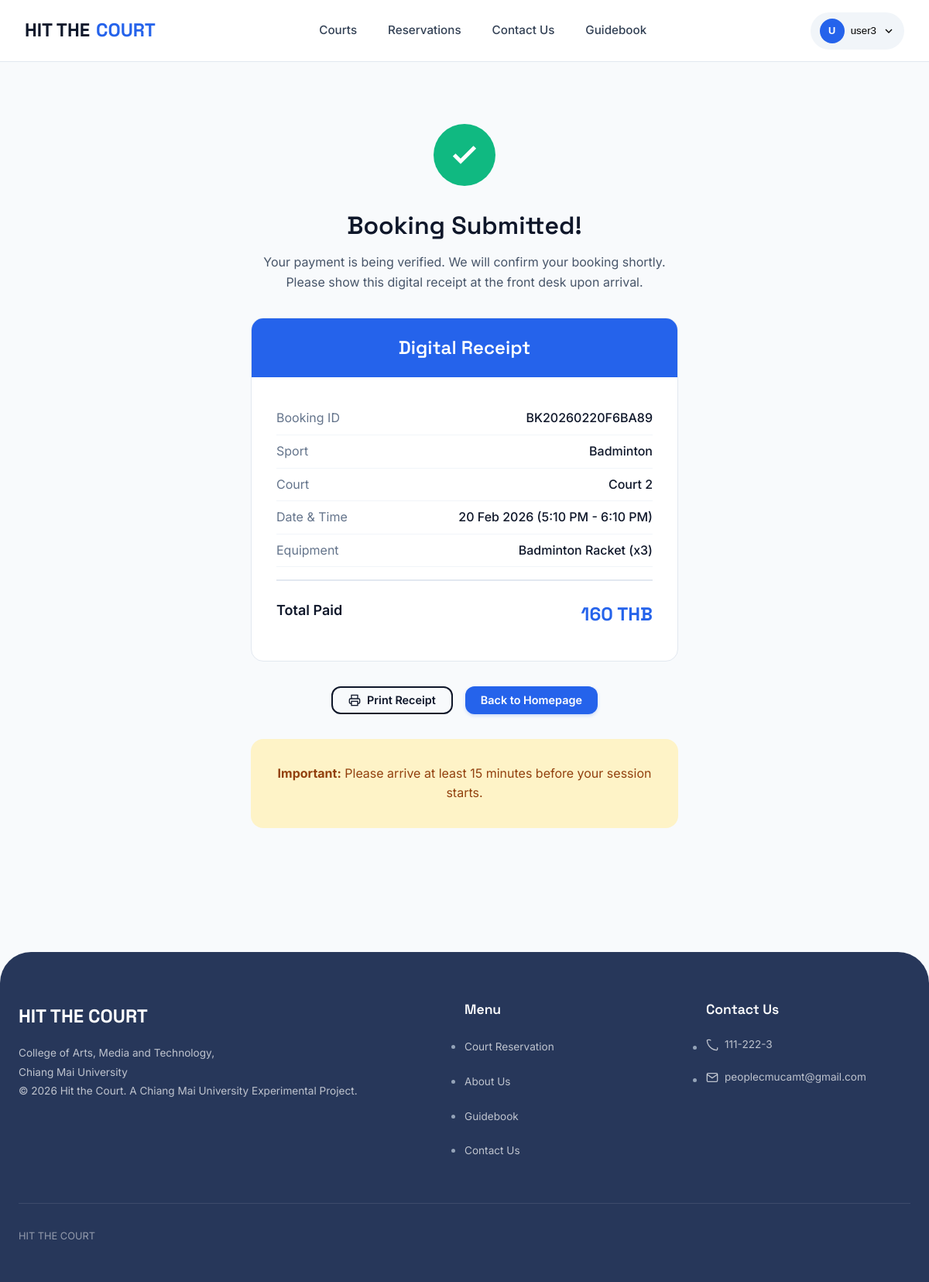
The app's page /pages/payment_success.php?booking=BK20260220F6BA89 (signed in) with its own data.
### tables this page shows
CREATE TABLE `bookings` (
  `booking_id` int(11) NOT NULL,
  `booking_code` varchar(20) NOT NULL,
  `user_id` int(11) NOT NULL,
  `court_id` int(11) NOT NULL,
  `slot_id` int(11) NOT NULL,
  `booking_date` date NOT NULL,
  `duration_minutes` int(11) NOT NULL,
  `court_price` decimal(10,2) NOT NULL,
  `equipment_total` decimal(10,2) DEFAULT 0.00,
  `discount_amount` decimal(10,2) DEFAULT 0.00,
  `total_price` decimal(10,2) NOT NULL,
  `payment_status` enum('pending','paid','failed','refunded') DEFAULT 'pending',
  `expires_at` datetime DEFAULT NULL,
  `booking_status` enum('active','cancelled','completed') DEFAULT 'active',
  `notes` text DEFAULT NULL,
  `created_at` timestamp NOT NULL DEFAULT current_timestamp(),
  `updated_at` timestamp NOT NULL DEFAULT current_timestamp() ON UPDATE current_timestamp()
);

CREATE TABLE `sports` (
  `sport_id` int(11) NOT NULL,
  `sport_name` varchar(50) NOT NULL,
  `slug` varchar(50) NOT NULL,
  `description` text DEFAULT NULL,
  `duration_minutes` int(11) NOT NULL,
  `price` int(11) NOT NULL,
  `max_courts` int(11) DEFAULT 1,
  `image` varchar(255) DEFAULT NULL,
  `status` enum('active','inactive') DEFAULT 'active',
  `created_at` timestamp NOT NULL DEFAULT current_timestamp(),
  `price_per_round` decimal(10,2) DEFAULT 0.00,
  `total_courts` int(11) DEFAULT 1
);

CREATE TABLE `courts` (
  `court_id` int(11) NOT NULL,
  `sport_id` int(11) NOT NULL,
  `court_number` int(11) NOT NULL,
  `court_name` varchar(50) DEFAULT NULL,
  `status` enum('available','maintenance','reserved') DEFAULT 'available',
  `created_at` timestamp NOT NULL DEFAULT current_timestamp()
);

CREATE TABLE `time_slots` (
  `slot_id` int(11) NOT NULL,
  `sport_id` int(11) NOT NULL,
  `start_time` time NOT NULL,
  `end_time` time NOT NULL,
  `status` enum('active','inactive') DEFAULT 'active'
);

CREATE TABLE `booking_equipment` (
  `id` int(11) NOT NULL,
  `booking_id` int(11) NOT NULL,
  `eq_id` int(11) NOT NULL,
  `quantity` int(11) NOT NULL DEFAULT 1,
  `unit_price` decimal(10,2) NOT NULL,
  `subtotal` decimal(10,2) NOT NULL
);

CREATE TABLE `equipment` (
  `eq_id` int(11) NOT NULL,
  `sport_id` int(11) NOT NULL,
  `eq_name` varchar(100) NOT NULL,
  `price` int(11) NOT NULL,
  `stock` int(11) NOT NULL DEFAULT 0,
  `fine_amount` int(11) DEFAULT 50,
  `max_per_court` int(11) DEFAULT 10,
  `status` enum('available','unavailable') DEFAULT 'available',
  `created_at` timestamp NOT NULL DEFAULT current_timestamp()
);

### config.php (called while the page is built, shortened)
<?php
function isLoggedIn() {
    return isset($_SESSION['user_id']);
}
?>

### pages/payment_success.php (the view, shortened to what this page needs)
<?php
require_once '../config.php';
 $bookingCode = sanitize($_GET['booking'] ?? '');
 $stmt = $pdo->prepare("
    SELECT b.*, s.sport_name, c.court_number, ts.start_time, ts.end_time
    FROM bookings b
    JOIN sports s ON b.court_id IN (SELECT court_id FROM courts WHERE sport_id = s.sport_id)
    JOIN courts c ON b.court_id = c.court_id
    JOIN time_slots ts ON b.slot_id = ts.slot_id
    WHERE b.booking_code = ? AND b.user_id = ?
");
 $stmt->execute([$bookingCode, $_SESSION['user_id']]);
 $booking = $stmt->fetch();
 $eqStmt = $pdo->prepare("SELECT be.*, e.eq_name FROM booking_equipment be JOIN equipment e ON be.eq_id = e.eq_id WHERE be.booking_id = ?");
 $eqStmt->execute([$booking['booking_id']]);
 $equipment = $eqStmt->fetchAll();
?>
<!DOCTYPE html>
<html lang="en">
<head>
    <link rel="stylesheet" href="../style.css">
    <link rel="stylesheet" href="<?= SITE_URL ?>/assets/css/home.css">
</head>
<body>
    <nav class="navbar-home" id="navbar">
        <div class="navbar-container">
            <a href="index.php" class="navbar-logo">HIT THE <span>COURT</span></a>
            <ul class="nav-menu">
                <li class="nav-item">
                    <a href="<?= SITE_URL ?>/pages/courts.php" class="nav-link">
                        Courts
                    </a>
                </li>
                <li class="nav-item">
                    <a href="<?= SITE_URL ?>/pages/reservations.php" class="nav-link">Reservations</a>
                </li>
                <li class="nav-item">
                    <a href="<?= SITE_URL ?>/pages/reports.php" class="nav-link">Contact Us</a>
                </li>
                <li class="nav-item">
                    <a href="<?= SITE_URL ?>/pages/guidebook.php" class="nav-link">Guidebook</a>
                </li>
            </ul>
            <div class="nav-auth">
                <?php if (isLoggedIn()): ?>
                    <div class="user-menu">
                        <button class="user-btn">
                            <div class="user-avatar">
                                <?= strtoupper(substr($_SESSION['username'], 0, 1)) ?>
                            </div>
                            <span><?= htmlspecialchars($_SESSION['username']) ?></span>
                            <svg xmlns="http://www.w3.org/2000/svg" width="16" height="16" viewBox="0 0 24 24" fill="none" stroke="currentColor" stroke-width="2"><polyline points="6 9 12 15 18 9"></polyline></svg>
                        </button>
                    </div>
                <?php else: ?>
                    <a href="<?= SITE_URL ?>/pages/login.php" class="btn btn-ghost">Login</a>
                    <a href="<?= SITE_URL ?>/pages/register.php" class="btn btn-primary">Sign Up</a>
                <?php endif; ?>
            </div>
        </div>
    </nav>
    <main class="section">
        <div class="container">
            <div class="booking-success">
                <div class="success-icon">
                    <svg viewBox="0 0 24 24" fill="none" stroke="currentColor" stroke-width="3">
                        <polyline points="20 6 9 17 4 12"></polyline>
                    </svg>
                </div>
                <h1 class="success-title">Booking Submitted!</h1>
                <p class="success-message">
                    Your payment is being verified. We will confirm your booking shortly.<br>
                    Please show this digital receipt at the front desk upon arrival.
                </p>
                <div class="receipt-card">
                    <div class="receipt-header">
                        <h3 style="color: white; margin: 0;">Digital Receipt</h3>
                    </div>
                    <div class="receipt-body">
                        <div class="receipt-row">
                            <span class="receipt-label">Booking ID</span>
                            <span class="receipt-value"><?= htmlspecialchars($booking['booking_code']) ?></span>
                        </div>
                        <div class="receipt-row">
                            <span class="receipt-label">Sport</span>
                            <span class="receipt-value"><?= htmlspecialchars($booking['sport_name']) ?></span>
                        </div>
                        <div class="receipt-row">
                            <span class="receipt-label">Court</span>
                            <span class="receipt-value">Court <?= $booking['court_number'] ?></span>
                        </div>
                        <div class="receipt-row">
                            <span class="receipt-label">Date & Time</span>
                            <span class="receipt-value">
                                <?= date('d M Y', strtotime($booking['booking_date'])) ?>
                                (<?= date('g:i A', strtotime($booking['start_time'])) ?> - <?= date('g:i A', strtotime($booking['end_time'])) ?>)
                            </span>
                        </div>
                        <?php if (!empty($equipment)): ?>
                        <div class="receipt-row">
                            <span class="receipt-label">Equipment</span>
                            <span class="receipt-value">
                                <?= implode(', ', array_map(function($e) { return $e['eq_name'] . ' (x' . $e['quantity'] . ')'; }, $equipment)) ?>
                            </span>
                        </div>
                        <?php endif; ?>
                        <div class="order-total" style="margin-top: 1rem;">
                            <span class="order-total-label">Total Paid</span>
                            <span class="order-total-value"><?= number_format($booking['total_price']) ?> THB</span>
                        </div>
                    </div>
                </div>
                <div class="d-flex gap-2 mt-4" style="justify-content: center;">
                    <button onclick="window.print()" class="btn btn-outline">
                        <svg width="16" height="16" viewBox="0 0 24 24" fill="none" stroke="currentColor" stroke-width="2">
                            <polyline points="6 9 6 2 18 2 18 9"></polyline>
                            <path d="M6 18H4a2 2 0 0 1-2-2v-5a2 2 0 0 1 2-2h16a2 2 0 0 1 2 2v5a2 2 0 0 1-2 2h-2"></path>
                            <rect x="6" y="14" width="12" height="8"></rect>
                        </svg>
                        Print Receipt
                    </button>
                    <a href="<?= SITE_URL ?>/" class="btn btn-primary">Back to Homepage</a>
                </div>
                <div class="card mt-4" style="background: #FEF3C7; border: none;">
                    <div class="card-body text-center">
                        <p style="margin: 0; color: #92400E;">
                            <strong>Important:</strong> Please arrive at least 15 minutes before your session starts.
                        </p>
                    </div>
                </div>
            </div>
        </div>
    </main>
</body>
    <footer class="footer">
        <div class="container">
            <div class="footer-grid">
                <div>
                    <span class="footer-logo">HIT THE COURT</span>
                    <p class="footer-text">
                        College of Arts, Media and Technology,<br>
                        Chiang Mai University<br>
                        © 2026 Hit the Court. A Chiang Mai University Experimental Project.
                    </p>
                </div>
                <div class="footer-links">
                    <h4>Menu</h4>
                    <ul>
                        <li><a href="<?= SITE_URL ?>/pages/courts.php">Court Reservation</a></li>
                        <li><a href="#about">About Us</a></li>
                        <li><a href="<?= SITE_URL ?>/pages/guidebook.php">Guidebook</a></li>
                        <li><a href="<?= SITE_URL ?>/pages/reports.php">Contact Us</a></li>
                    </ul>
                </div>
                <div class="footer-links">
                    <h4>Contact Us</h4>
                    <ul>
                        <li>
                            <a href="tel:111-222-3">
                                <svg xmlns="http://www.w3.org/2000/svg" width="16" height="16" viewBox="0 0 24 24" fill="none" stroke="currentColor" stroke-width="2"><path d="M22 16.92v3a2 2 0 0 1-2.18 2 19.79 19.79 0 0 1-8.63-3.07 19.5 19.5 0 0 1-6-6 19.79 19.79 0 0 1-3.07-8.67A2 2 0 0 1 4.11 2h3a2 2 0 0 1 2 1.72"></path></svg>
                                111-222-3
                            </a>
                        </li>
                        <li>
                            <a href="mailto:peoplecmucamt@gmail.com">
                                <svg xmlns="http://www.w3.org/2000/svg" width="16" height="16" viewBox="0 0 24 24" fill="none" stroke="currentColor" stroke-width="2"><path d="M4 4h16c1.1 0 2 .9 2 2v12c0 1.1-.9 2-2 2H4c-1.1 0-2-.9-2-2V6c0-1.1.9-2 2-2z"></path><polyline points="22,6 12,13 2,6"></polyline></svg>
                                peoplecmucamt@gmail.com
                            </a>
                        </li>
                    </ul>
                </div>
            </div>
            <div class="footer-bottom">
                <p>HIT THE COURT</p>
            </div>
        </div>
    </footer>
</html>

### assets/css/home.css (style rules this page uses)
:root { --primary: #2563EB; --primary-dark: #1D4ED8; --secondary: #0F172A; --gray-100: #F1F5F9; --gray-200: #E2E8F0; --gray-500: #64748B; --gray-700: #334155; --white: #FFFFFF; --accent: #F59E0B; --font-display: 'Space Grotesk', sans-serif; --font-body: 'Inter', sans-serif; --shadow-sm: 0 1px 2px 0 rgba(0, 0, 0, 0.05); --shadow: 0 4px 6px -1px rgba(0, 0, 0, 0.1), 0 2px 4px -1px rgba(0, 0, 0, 0.06); --shadow-lg: 0 10px 15px -3px rgba(0, 0, 0, 0.1), 0 4px 6px -2px rgba(0, 0, 0, 0.05); --shadow-xl: 0 20px 25px -5px rgba(0, 0, 0, 0.1), 0 10px 10px -5px rgba(0, 0, 0, 0.04); --radius: 0.75rem; }
* { margin: 0; padding: 0; box-sizing: border-box; }
html { scroll-behavior: smooth; }
body { font-family: var(--font-body); color: var(--secondary); line-height: 1.6; overflow-x: hidden; }
.navbar-home { background: rgba(255, 255, 255, 0.95); backdrop-filter: blur(12px); padding: 0 2rem; height: 80px; position: fixed; top: 0; left: 0; right: 0; z-index: 1000; border-bottom: 1px solid var(--gray-200); transition: box-shadow 0.3s; }
.navbar-container { max-width: 1280px; height: 100%; margin: 0 auto; display: flex; justify-content: space-between; align-items: center; }
.navbar-logo { font-family: var(--font-display); font-size: 1.5rem; font-weight: 700; color: var(--secondary); text-decoration: none; display: flex; align-items: center; gap: 0.5rem; z-index: 1001; }
.navbar-logo span { color: var(--primary); }
.nav-menu { display: flex; height: 100%; align-items: center; gap: 0.5rem; }
.nav-item { position: relative; height: 100%; display: flex; align-items: center; }
.nav-link { text-decoration: none; color: var(--gray-700); font-weight: 500; font-size: 0.95rem; padding: 0.5rem 1rem; border-radius: var(--radius); transition: all 0.2s; display: flex; align-items: center; gap: 0.25rem; }
.nav-auth { display: flex; gap: 0.75rem; align-items: center; }
.btn { padding: 0.5rem 1.25rem; border-radius: var(--radius); font-weight: 600; font-size: 0.9rem; text-decoration: none; transition: all 0.2s; cursor: pointer; border: none; display: inline-flex; align-items: center; gap: 0.5rem; }
.btn-primary { background: var(--primary); color: var(--white); box-shadow: 0 2px 4px rgba(37, 99, 235, 0.2); }
.btn-outline { background: transparent; border: 2px solid var(--secondary); color: var(--secondary); }
.user-menu { position: relative; }
.user-btn { display: flex; align-items: center; gap: 0.5rem; background: var(--gray-100); border: none; padding: 0.5rem 0.75rem; border-radius: 2rem; cursor: pointer; font-weight: 500; }
.user-avatar { width: 32px; height: 32px; background: var(--primary); color: white; border-radius: 50%; display: flex; align-items: center; justify-content: center; font-size: 0.8rem; font-weight: 600; }
.section { padding: 6rem 2rem; }
.container { max-width: 1280px; margin: 0 auto; }
.footer { background-color: #27375a; padding: 4rem 0 2rem 0; border-top-left-radius: 40px; border-top-right-radius: 40px; text-decoration: none; }
.footer-grid { display: grid; grid-template-columns: 2fr 1fr 1fr; gap: 3rem; margin-bottom: 3rem; }
.footer-logo { font-family: var(--font-display); font-size: 1.5rem; font-weight: 700; color: #ffffff; display: block; margin-bottom: 1rem; }
.footer-text { font-size: 0.85rem; color: rgba(255, 255, 255, 0.7); line-height: 1.8; text-decoration: none; }
.footer-links h4 { font-family: var(--font-display); font-size: 1.1rem; margin-bottom: 1.5rem; color: #ffffff; }
.footer-links ul { display: flex; flex-direction: column; gap: 0.75rem; text-decoration: none; }
.footer-links a { color: rgba(255, 255, 255, 0.7); font-size: 0.85rem; display: flex; align-items: center; gap: 0.5rem; text-decoration: none; }
.footer-bottom { text-align: center; padding-top: 2rem; border-top: 1px solid rgba(255, 255, 255, 0.1); font-size: 0.8rem; color: rgba(255, 255, 255, 0.5); }
* { box-sizing: border-box; }
body { font-family: 'Inter', 'Space Grotesk', sans-serif; margin: 0; }
.card-body { padding: 2rem; }

### records on screen
bookings: booking_code "BK20260220F6BA89", sports.sport_name "Badminton", court.court_number "2", booking_date "20 Feb 2026", slot.start_time "5:10 PM", slot.end_time "6:10 PM", total_price "160"
booking_equipment: eq+quantity "Badminton Racket (x3)"

### other values on screen
substr($_SESSION['username'], 0, 1) "U"
$_SESSION['username'] "user3"
